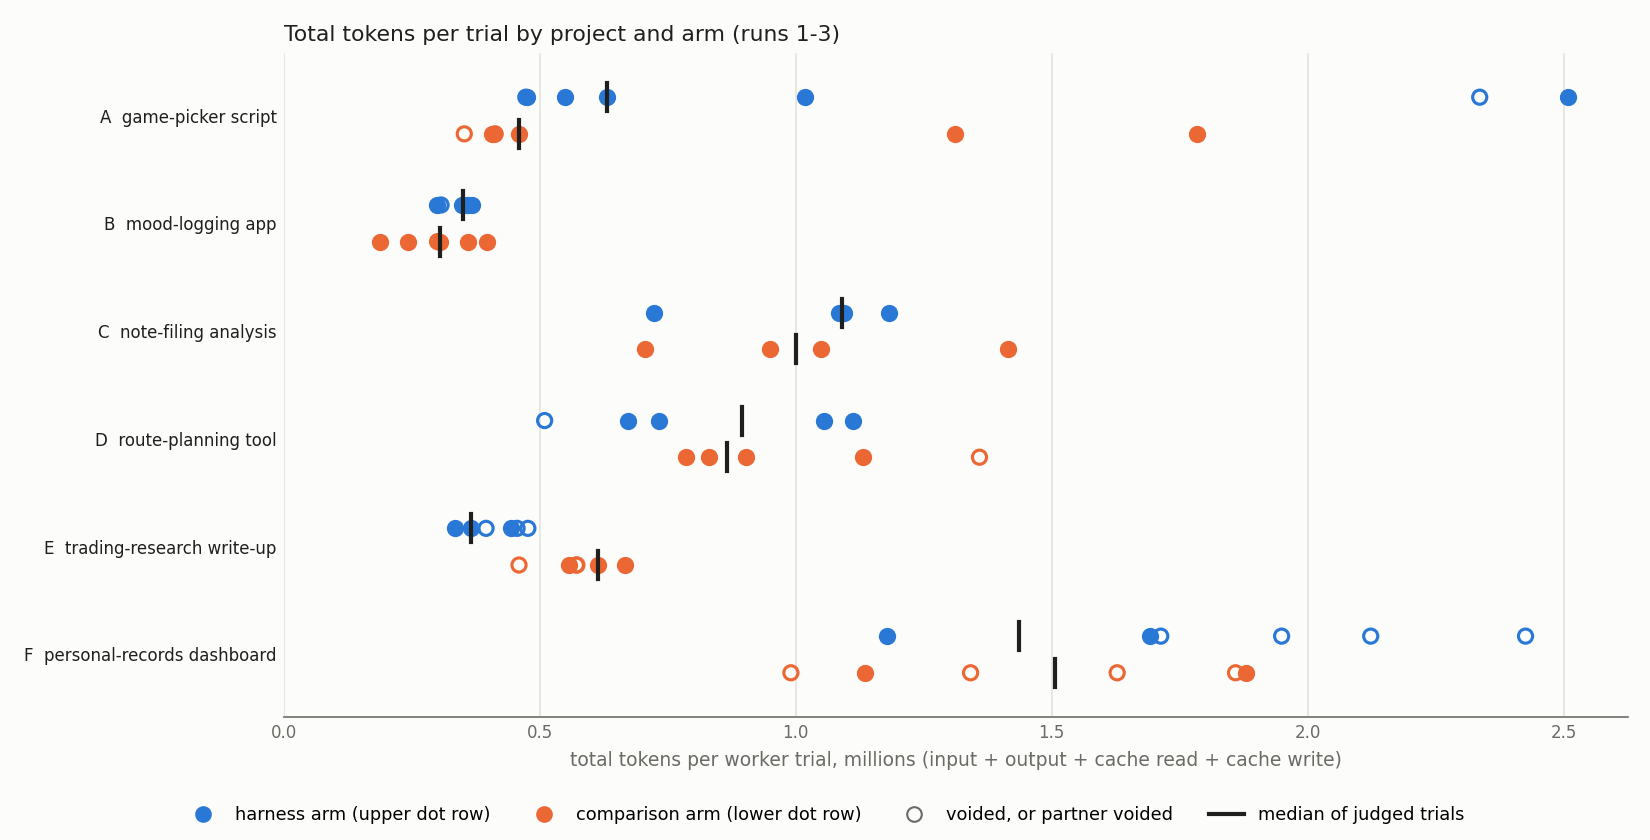

Reproduce this figure in Python.
"""Draws tokens_per_trial.png from ../evidence/trials.csv.

One row per project (runs 1-3; the pilot is left out), one dot per worker trial, total tokens
(input + output + cache read + cache write). Filled dots are trials in judged pairs; hollow dots are
voided trials or the unvoided half of a voided pair. The short vertical bar is the median of the
filled dots for that arm.
Run: python tokens_per_trial.py   (needs matplotlib)
"""
import csv
import statistics
from pathlib import Path

import matplotlib
matplotlib.use("Agg")
import matplotlib.pyplot as plt

HERE = Path(__file__).resolve().parent
EV = HERE.parent / "evidence"
COLOR = {"harness": "#2a78d6", "comparison": "#eb6834"}
INK, MUTED, SURFACE = "#1f1f1e", "#6b6a64", "#fcfcfb"
NAMES = {"A": "A  game-picker script", "B": "B  mood-logging app", "C": "C  note-filing analysis",
         "D": "D  route-planning tool", "E": "E  trading-research write-up", "F": "F  personal-records dashboard"}

rows = [r for r in csv.DictReader(open(EV / "trials.csv", encoding="utf-8")) if r["run"] != "pilot"]
fig, ax = plt.subplots(figsize=(11, 5.6), facecolor=SURFACE)
ax.set_facecolor(SURFACE)
ys = {}
for i, p in enumerate("ABCDEF"):
    base = (5 - i) * 1.0
    for arm, off in (("harness", 0.17), ("comparison", -0.17)):
        y = base + off
        ys[(p, arm)] = y
        sel = [r for r in rows if r["project"] == p and r["arm"] == arm]
        judged = [int(r["total_tokens"]) / 1e6 for r in sel if r["in_judged_pair"] == "1"]
        other = [int(r["total_tokens"]) / 1e6 for r in sel if r["in_judged_pair"] != "1"]
        ax.scatter(judged, [y] * len(judged), s=46, color=COLOR[arm], edgecolor=COLOR[arm], linewidth=1.5, zorder=3)
        ax.scatter(other, [y] * len(other), s=46, facecolor="none", edgecolor=COLOR[arm], linewidth=1.5, zorder=3)
        if judged:
            m = statistics.median(judged)
            ax.plot([m, m], [y - 0.13, y + 0.13], color=INK, linewidth=2, zorder=4)
ax.set_yticks([(5 - i) * 1.0 for i in range(6)])
ax.set_yticklabels([NAMES[p] for p in "ABCDEF"], fontsize=9, color=INK)
ax.set_xlabel("total tokens per worker trial, millions (input + output + cache read + cache write)", fontsize=9, color=MUTED)
ax.set_xlim(left=0)
ax.grid(axis="x", color="#e4e3dd", linewidth=0.8, zorder=0)
for s in ("top", "right", "left"):
    ax.spines[s].set_visible(False)
ax.spines["bottom"].set_color(MUTED)
ax.tick_params(length=0, labelsize=8, colors=MUTED)
ax.tick_params(axis="y", colors=INK)
h = [plt.Line2D([], [], marker="o", linestyle="", color=COLOR["harness"], markersize=7, label="harness arm (upper dot row)"),
     plt.Line2D([], [], marker="o", linestyle="", color=COLOR["comparison"], markersize=7, label="comparison arm (lower dot row)"),
     plt.Line2D([], [], marker="o", linestyle="", markerfacecolor="none", markeredgecolor=MUTED, markersize=7, label="voided, or partner voided"),
     plt.Line2D([], [], color=INK, linewidth=2, label="median of judged trials")]
fig.legend(handles=h, loc="lower center", ncol=4, frameon=False, fontsize=8.5)
ax.set_title("Total tokens per trial by project and arm (runs 1-3)", fontsize=10.5, color=INK, loc="left")
fig.tight_layout(rect=(0, 0.06, 1, 1))
fig.savefig(HERE / "tokens_per_trial.png", dpi=150, facecolor=SURFACE)
print("wrote", HERE / "tokens_per_trial.png")
